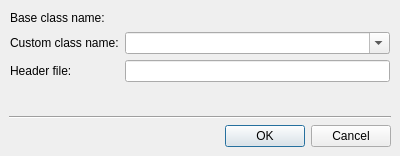
<ui version="4.0" >
 <comment>*********************************************************************
**
** Copyright (C) 1992-2006 TROLLTECH ASA. All rights reserved.
**
** This file is part of the Phone Edition of the Qt Toolkit.
**
** $TROLLTECH_DUAL_LICENSE$
**
** This file is provided AS IS with NO WARRANTY OF ANY KIND, INCLUDING THE
** WARRANTY OF DESIGN, MERCHANTABILITY AND FITNESS FOR A PARTICULAR PURPOSE.
**
*********************************************************************</comment>
 <class>qdesigner_internal::PromoteToCustomWidgetDialog</class>
 <widget class="QDialog" name="qdesigner_internal::PromoteToCustomWidgetDialog" >
  <property name="geometry" >
   <rect>
    <x>0</x>
    <y>0</y>
    <width>400</width>
    <height>156</height>
   </rect>
  </property>
  <property name="windowTitle" >
   <string>Promote to Custom Widget</string>
  </property>
  <layout class="QVBoxLayout" >
   <property name="margin" >
    <number>9</number>
   </property>
   <property name="spacing" >
    <number>6</number>
   </property>
   <item>
    <layout class="QGridLayout" >
     <property name="margin" >
      <number>1</number>
     </property>
     <property name="spacing" >
      <number>6</number>
     </property>
     <item row="1" column="0" >
      <widget class="QLabel" name="label" >
       <property name="frameShape" >
        <enum>QFrame::NoFrame</enum>
       </property>
       <property name="frameShadow" >
        <enum>QFrame::Plain</enum>
       </property>
       <property name="text" >
        <string>Custom class name:</string>
       </property>
       <property name="textFormat" >
        <enum>Qt::AutoText</enum>
       </property>
      </widget>
     </item>
     <item row="2" column="1" >
      <widget class="QLineEdit" name="m_header_file_input" >
       <property name="text" >
        <string/>
       </property>
       <property name="echoMode" >
        <enum>QLineEdit::Normal</enum>
       </property>
      </widget>
     </item>
     <item row="1" column="1" >
      <widget class="QComboBox" name="m_class_name_input" >
       <property name="sizePolicy" >
        <sizepolicy>
         <hsizetype>1</hsizetype>
         <vsizetype>0</vsizetype>
         <horstretch>0</horstretch>
         <verstretch>0</verstretch>
        </sizepolicy>
       </property>
       <property name="editable" >
        <bool>true</bool>
       </property>
       <property name="insertPolicy" >
        <enum>QComboBox::NoInsert</enum>
       </property>
      </widget>
     </item>
     <item row="0" column="1" >
      <widget class="QLabel" name="m_base_class_name_label" >
       <property name="font" >
        <font>
         <family>Sans Serif</family>
         <pointsize>9</pointsize>
         <weight>75</weight>
         <italic>false</italic>
         <bold>true</bold>
         <underline>false</underline>
         <strikeout>false</strikeout>
        </font>
       </property>
       <property name="frameShape" >
        <enum>QFrame::NoFrame</enum>
       </property>
       <property name="frameShadow" >
        <enum>QFrame::Plain</enum>
       </property>
       <property name="text" >
        <string/>
       </property>
       <property name="textFormat" >
        <enum>Qt::AutoText</enum>
       </property>
      </widget>
     </item>
     <item row="0" column="0" >
      <widget class="QLabel" name="label_3" >
       <property name="frameShape" >
        <enum>QFrame::NoFrame</enum>
       </property>
       <property name="frameShadow" >
        <enum>QFrame::Plain</enum>
       </property>
       <property name="text" >
        <string>Base class name:</string>
       </property>
       <property name="textFormat" >
        <enum>Qt::AutoText</enum>
       </property>
      </widget>
     </item>
     <item row="2" column="0" >
      <widget class="QLabel" name="label_2" >
       <property name="frameShape" >
        <enum>QFrame::NoFrame</enum>
       </property>
       <property name="frameShadow" >
        <enum>QFrame::Plain</enum>
       </property>
       <property name="text" >
        <string>Header file:</string>
       </property>
       <property name="textFormat" >
        <enum>Qt::AutoText</enum>
       </property>
      </widget>
     </item>
    </layout>
   </item>
   <item>
    <spacer>
     <property name="orientation" >
      <enum>Qt::Vertical</enum>
     </property>
     <property name="sizeHint" >
      <size>
       <width>382</width>
       <height>16</height>
      </size>
     </property>
    </spacer>
   </item>
   <item>
    <widget class="QFrame" name="horizontalLine" >
     <property name="frameShape" >
      <enum>QFrame::HLine</enum>
     </property>
     <property name="frameShadow" >
      <enum>QFrame::Sunken</enum>
     </property>
    </widget>
   </item>
   <item>
    <widget class="QDialogButtonBox" name="buttonBox" >
     <property name="orientation" >
      <enum>Qt::Horizontal</enum>
     </property>
     <property name="standardButtons" >
      <set>QDialogButtonBox::Cancel|QDialogButtonBox::NoButton|QDialogButtonBox::Ok</set>
     </property>
    </widget>
   </item>
  </layout>
 </widget>
 <resources/>
 <connections>
  <connection>
   <sender>buttonBox</sender>
   <signal>accepted()</signal>
   <receiver>qdesigner_internal::PromoteToCustomWidgetDialog</receiver>
   <slot>accept()</slot>
   <hints>
    <hint type="sourcelabel" >
     <x>35</x>
     <y>136</y>
    </hint>
    <hint type="destinationlabel" >
     <x>11</x>
     <y>95</y>
    </hint>
   </hints>
  </connection>
  <connection>
   <sender>buttonBox</sender>
   <signal>rejected()</signal>
   <receiver>qdesigner_internal::PromoteToCustomWidgetDialog</receiver>
   <slot>reject()</slot>
   <hints>
    <hint type="sourcelabel" >
     <x>353</x>
     <y>136</y>
    </hint>
    <hint type="destinationlabel" >
     <x>394</x>
     <y>92</y>
    </hint>
   </hints>
  </connection>
 </connections>
</ui>
